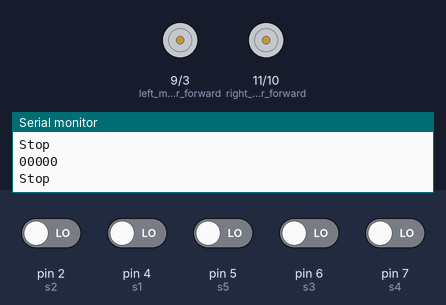
The sketch below on a simulated Arduino Uno, built with avr-gcc and run on an emulated ATmega328P. On the bench: motor-driver pin pairs drawn as motors (green arrow = first pin HIGH = forward, orange = second pin HIGH = backward, longer = more drive), the last lines printed to the serial monitor. The inputs (shaded band) are chosen by the test bench; at power-on: pin 2 (s2), pin 4 (s1), pin 5 (s5), pin 6 (s3), pin 7 (s4) LOW.

Above: at 1.2 s.
1.3 s: pin 2 (s2) driven HIGH
At 1.7 s:
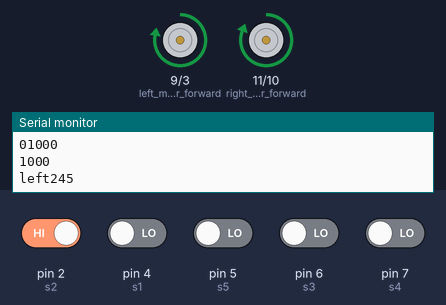
2.8 s: pin 5 (s5) driven HIGH
At 3.9 s:
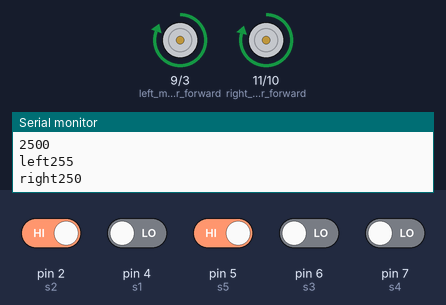
4.3 s: pin 4 (s1) driven HIGH
At 5.0 s:
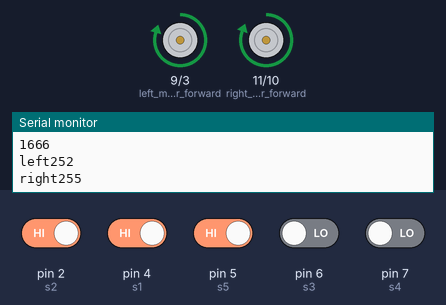
5.8 s: pin 6 (s3) driven HIGH
At 7.0 s:
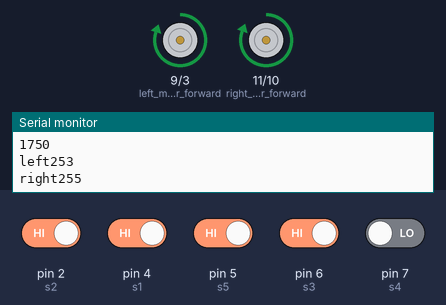
7.3 s: pin 6 (s3) driven LOW
At 8.3 s:
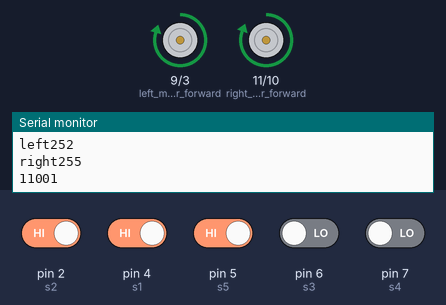
8.8 s: pin 7 (s4) driven HIGH
At 9.3 s:
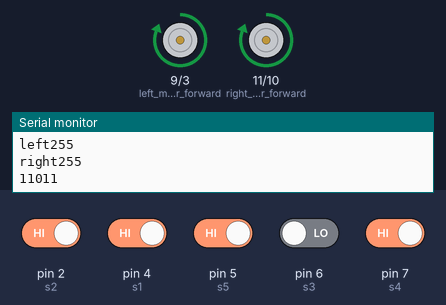
Timing chart, 0 to 11.3 s (numbered marks = the images above; inputs shaded):
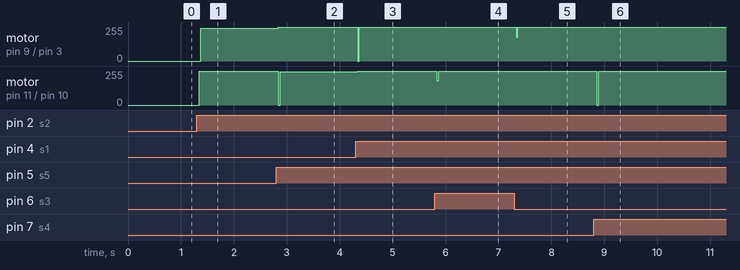

Measured:
- after the input at 1.3 s, motor on pin 9 (left_motor_forward) / pin 3 (left_motor_backward): stopped → forward 245/255 after 0.08 s; motor on pin 11 (right_motor_forward) / pin 10 (right_motor_backward): stopped → forward 255/255 at once
- after the input at 2.8 s, motor on pin 9 (left_motor_forward) / pin 3 (left_motor_backward): forward 245/255 → forward 255/255 at once; motor on pin 11 (right_motor_forward) / pin 10 (right_motor_backward): forward 255/255 → forward 250/255 at once
- after the input at 4.3 s, motor on pin 9 (left_motor_forward) / pin 3 (left_motor_backward): forward 255/255 → forward 252/255 at once; motor on pin 11 (right_motor_forward) / pin 10 (right_motor_backward): forward 250/255 → forward 255/255 at once
- after the input at 5.8 s, motor on pin 9 (left_motor_forward) / pin 3 (left_motor_backward): forward 252/255 → forward 253/255 at once; motor on pin 11 (right_motor_forward) / pin 10 (right_motor_backward): forward 255/255 → forward 182/255 at once, → forward 255/255 0.03 s later
- after the input at 7.3 s, motor on pin 9 (left_motor_forward) / pin 3 (left_motor_backward): forward 253/255 → forward 252/255 at once
- after the input at 8.8 s, motor on pin 9 (left_motor_forward) / pin 3 (left_motor_backward): forward 252/255 → forward 255/255 after 0.06 s; motor on pin 11 (right_motor_forward) / pin 10 (right_motor_backward): forward 255/255 → stopped after 0.06 s, → forward 255/255 0.03 s later

The sketch:

pid_combine_2.ino
```cpp
 #define left_motor_forward 9
#define left_motor_backward 3
#define right_motor_forward 11
#define right_motor_backward 10

#define set_point 2000
#define max_speed 255 //set Max Speed Value
#define Kp .01 //set Kp Value
#define Ki 0 //set Ki Value
#define Kd .9 //set Kd Value

int proportional=0;
int integral=0;
int derivative=0;
int last_proportional=0;
int right_speed=0;
int left_speed=0;
int sensors_sum=0;
int sensors_average=0;
int sensors[5]={0,0,0,0,0};
int Position=0;
int error_value=0;

int s1 = 4;
int s2 = 2;
int s3 = 6;
int s4 = 7;
int s5 = 5;
void setup()
{
  pinMode(right_motor_forward,OUTPUT);
  pinMode(right_motor_backward,OUTPUT);

  pinMode(s1,INPUT);
  pinMode(s2,INPUT);
  pinMode(s3,INPUT);
  pinMode(s4,INPUT);
  pinMode(s5,INPUT);
  Serial.begin(9600);
}

void Stop()
{
  Serial.println("Stop");
  analogWrite(left_motor_forward,0);
  analogWrite(right_motor_forward,0);
  analogWrite(left_motor_backward,0);
  analogWrite(right_motor_backward,0);
}

void forward()
{
  Serial.println("Forward");
  analogWrite(left_motor_forward,150);
  analogWrite(right_motor_forward,150);
  analogWrite(left_motor_backward,0);
  analogWrite(right_motor_backward,0);
}

void ba(int sp)
 {
     analogWrite(left_motor_forward,0);
     analogWrite(left_motor_backward,sp);
     analogWrite(right_motor_forward,0); // backward
     analogWrite(right_motor_backward,sp);
}
void la(int sp)
 {
     analogWrite(left_motor_forward,0);
     analogWrite(left_motor_backward,0);
     analogWrite(right_motor_forward,sp);
     analogWrite(right_motor_backward,0);
}
void ra(int sp)
 {
     analogWrite(left_motor_forward,sp);
     analogWrite(left_motor_backward,0);
     analogWrite(right_motor_forward,0);
     analogWrite(right_motor_backward,0);
 }

 void ua(int sp)
 {
     analogWrite(left_motor_forward,sp);
     analogWrite(left_motor_backward,0);
     analogWrite(right_motor_forward,0);
     analogWrite(right_motor_backward,sp);
 }

void pid_calc()
{


  proportional=Position-set_point;
  integral = integral + proportional;
  derivative = proportional - last_proportional;
  last_proportional = proportional;
  error_value = int(proportional * Kp + integral * Ki + derivative * Kd);
}
void calc_turn()
{
                                              //Restricting the error value between +256.
if (error_value< -256)
  {
error_value = -256;
  }
if (error_value> 256)
  {
error_value = 256;
  }
                                              // If error_value is less than zero calculate right turn speed values
if (error_value< 0)
  {
left_speed = max_speed + error_value;
right_speed = max_speed;
Serial.print("left");
Serial.println(left_speed);
Serial.print("right");
Serial.println(right_speed);

  }
  else
  {
left_speed = max_speed;
right_speed = max_speed - error_value;
Serial.print("left");
Serial.println(left_speed);
Serial.print("right");
Serial.println(right_speed);

  }
}
void motor_drive (int right_speed,int left_speed)
{
  if (right_speed>255)
      right_speed=255;
  if (right_speed<0)
      right_speed=0;
  if (left_speed>255)
      left_speed=255;
  if (left_speed<0)
      left_speed=0;

  analogWrite(left_motor_forward,left_speed);
  analogWrite(right_motor_forward,right_speed);
  analogWrite(left_motor_backward,0);
  analogWrite(right_motor_backward,0);
}


void loop()
{
int  sensors_average = 0;
  sensors_sum = 0;
 int arr[10] = {s1,s2,s3,s4,s5};
  for (int i = 0; i <=4; i++)
   {
    sensors[i] = digitalRead(arr[i]);
    Serial.print(sensors[i]);
    sensors_average += sensors[i] * i * 1000   ;
    sensors_sum += sensors[i];
    }
  Serial.println();
  if(sensors_sum==0)
  {
    Stop();
  }
//
//  if(sensors[0]==1 and sensors[1] ==1 and sensors[4] ==0){
//  la(max_speed); // 90
//   delay(300);
//  }
//
//   else if(sensors[0]==0 and sensors[3]==1 and sensors[4] ==1 ){
//    ra(max_speed); // 90
//     delay(300);
//    }

 if(sensors_sum < 3500 && sensors_sum > 0)
      {
        Position = int(sensors_average / sensors_sum);
        Serial.println(Position);
        pid_calc();
        calc_turn();
        motor_drive(right_speed,left_speed);
      }


}
```
